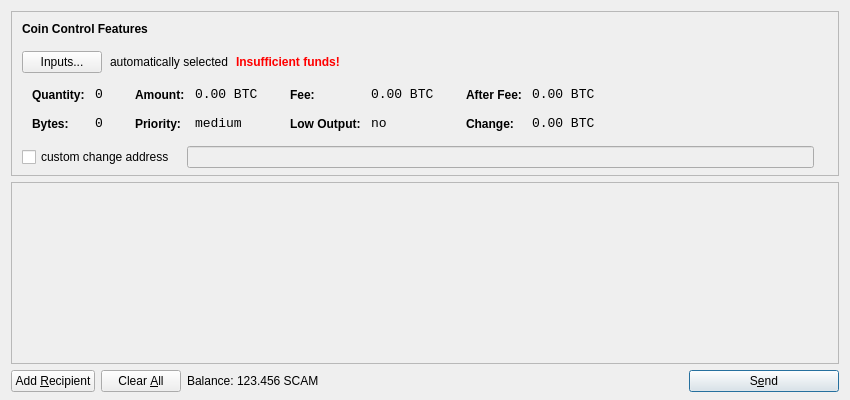
<?xml version="1.0" encoding="UTF-8"?>
<ui version="4.0">
 <class>SendCoinsDialog</class>
 <widget class="QDialog" name="SendCoinsDialog">
  <property name="geometry">
   <rect>
    <x>0</x>
    <y>0</y>
    <width>850</width>
    <height>400</height>
   </rect>
  </property>
  <property name="windowTitle">
   <string>Send Coins</string>
  </property>
  <layout class="QVBoxLayout" name="verticalLayout" stretch="0,1,0">
   <property name="bottomMargin">
    <number>8</number>
   </property>
   <item>
    <widget class="QFrame" name="frameCoinControl">
     <property name="sizePolicy">
      <sizepolicy hsizetype="Expanding" vsizetype="Expanding">
       <horstretch>0</horstretch>
       <verstretch>0</verstretch>
      </sizepolicy>
     </property>
     <property name="maximumSize">
      <size>
       <width>16777215</width>
       <height>16777215</height>
      </size>
     </property>
     <property name="frameShape">
      <enum>QFrame::StyledPanel</enum>
     </property>
     <property name="frameShadow">
      <enum>QFrame::Sunken</enum>
     </property>
     <layout class="QVBoxLayout" name="verticalLayoutCoinControl2">
      <property name="spacing">
       <number>-1</number>
      </property>
      <property name="leftMargin">
       <number>0</number>
      </property>
      <property name="topMargin">
       <number>0</number>
      </property>
      <property name="rightMargin">
       <number>0</number>
      </property>
      <property name="bottomMargin">
       <number>6</number>
      </property>
      <item>
       <layout class="QVBoxLayout" name="verticalLayoutCoinControl" stretch="0,0,0,0,1">
        <property name="spacing">
         <number>0</number>
        </property>
        <property name="leftMargin">
         <number>10</number>
        </property>
        <property name="topMargin">
         <number>10</number>
        </property>
        <item>
         <layout class="QHBoxLayout" name="horizontalLayoutCoinControl1">
          <property name="bottomMargin">
           <number>15</number>
          </property>
          <item>
           <widget class="QLabel" name="labelCoinControlFeatures">
            <property name="sizePolicy">
             <sizepolicy hsizetype="Preferred" vsizetype="Maximum">
              <horstretch>0</horstretch>
              <verstretch>0</verstretch>
             </sizepolicy>
            </property>
            <property name="font">
             <font>
              <weight>75</weight>
              <bold>true</bold>
             </font>
            </property>
            <property name="styleSheet">
             <string notr="true">font-weight:bold;</string>
            </property>
            <property name="text">
             <string>Coin Control Features</string>
            </property>
           </widget>
          </item>
         </layout>
        </item>
        <item>
         <layout class="QHBoxLayout" name="horizontalLayoutCoinControl2" stretch="0,0,0,0">
          <property name="spacing">
           <number>8</number>
          </property>
          <property name="bottomMargin">
           <number>10</number>
          </property>
          <item>
           <widget class="QPushButton" name="pushButtonCoinControl">
            <property name="styleSheet">
             <string notr="true"/>
            </property>
            <property name="text">
             <string>Inputs...</string>
            </property>
           </widget>
          </item>
          <item>
           <widget class="QLabel" name="labelCoinControlAutomaticallySelected">
            <property name="text">
             <string>automatically selected</string>
            </property>
            <property name="margin">
             <number>5</number>
            </property>
           </widget>
          </item>
          <item>
           <widget class="QLabel" name="labelCoinControlInsuffFunds">
            <property name="font">
             <font>
              <weight>75</weight>
              <bold>true</bold>
             </font>
            </property>
            <property name="styleSheet">
             <string notr="true">color:red;font-weight:bold;</string>
            </property>
            <property name="text">
             <string>Insufficient funds!</string>
            </property>
            <property name="margin">
             <number>5</number>
            </property>
           </widget>
          </item>
          <item>
           <spacer name="horizontalSpacerCoinControl">
            <property name="orientation">
             <enum>Qt::Horizontal</enum>
            </property>
            <property name="sizeHint" stdset="0">
             <size>
              <width>40</width>
              <height>1</height>
             </size>
            </property>
           </spacer>
          </item>
         </layout>
        </item>
        <item>
         <widget class="QWidget" name="widgetCoinControl" native="true">
          <property name="sizePolicy">
           <sizepolicy hsizetype="Preferred" vsizetype="Preferred">
            <horstretch>0</horstretch>
            <verstretch>0</verstretch>
           </sizepolicy>
          </property>
          <property name="minimumSize">
           <size>
            <width>0</width>
            <height>0</height>
           </size>
          </property>
          <property name="styleSheet">
           <string notr="true"/>
          </property>
          <layout class="QHBoxLayout" name="horizontalLayoutCoinControl5">
           <property name="margin">
            <number>0</number>
           </property>
           <item>
            <layout class="QHBoxLayout" name="horizontalLayoutCoinControl3" stretch="0,0,0,1">
             <property name="spacing">
              <number>20</number>
             </property>
             <property name="topMargin">
              <number>0</number>
             </property>
             <property name="bottomMargin">
              <number>10</number>
             </property>
             <item>
              <layout class="QFormLayout" name="formLayoutCoinControl1">
               <property name="horizontalSpacing">
                <number>10</number>
               </property>
               <property name="verticalSpacing">
                <number>14</number>
               </property>
               <property name="leftMargin">
                <number>10</number>
               </property>
               <property name="topMargin">
                <number>4</number>
               </property>
               <property name="rightMargin">
                <number>6</number>
               </property>
               <item row="0" column="0">
                <widget class="QLabel" name="labelCoinControlQuantityText">
                 <property name="styleSheet">
                  <string notr="true">font-weight:bold;</string>
                 </property>
                 <property name="text">
                  <string>Quantity:</string>
                 </property>
                 <property name="margin">
                  <number>0</number>
                 </property>
                </widget>
               </item>
               <item row="0" column="1">
                <widget class="QLabel" name="labelCoinControlQuantity">
                 <property name="font">
                  <font>
                   <family>Monospace</family>
                   <pointsize>10</pointsize>
                  </font>
                 </property>
                 <property name="cursor">
                  <cursorShape>IBeamCursor</cursorShape>
                 </property>
                 <property name="contextMenuPolicy">
                  <enum>Qt::ActionsContextMenu</enum>
                 </property>
                 <property name="text">
                  <string notr="true">0</string>
                 </property>
                 <property name="margin">
                  <number>0</number>
                 </property>
                 <property name="textInteractionFlags">
                  <set>Qt::LinksAccessibleByMouse|Qt::TextSelectableByKeyboard|Qt::TextSelectableByMouse</set>
                 </property>
                </widget>
               </item>
               <item row="1" column="0">
                <widget class="QLabel" name="labelCoinControlBytesText">
                 <property name="styleSheet">
                  <string notr="true">font-weight:bold;</string>
                 </property>
                 <property name="text">
                  <string>Bytes:</string>
                 </property>
                </widget>
               </item>
               <item row="1" column="1">
                <widget class="QLabel" name="labelCoinControlBytes">
                 <property name="font">
                  <font>
                   <family>Monospace</family>
                   <pointsize>10</pointsize>
                  </font>
                 </property>
                 <property name="cursor">
                  <cursorShape>IBeamCursor</cursorShape>
                 </property>
                 <property name="contextMenuPolicy">
                  <enum>Qt::ActionsContextMenu</enum>
                 </property>
                 <property name="text">
                  <string notr="true">0</string>
                 </property>
                 <property name="textInteractionFlags">
                  <set>Qt::LinksAccessibleByMouse|Qt::TextSelectableByKeyboard|Qt::TextSelectableByMouse</set>
                 </property>
                </widget>
               </item>
              </layout>
             </item>
             <item>
              <layout class="QFormLayout" name="formLayoutCoinControl2">
               <property name="horizontalSpacing">
                <number>10</number>
               </property>
               <property name="verticalSpacing">
                <number>14</number>
               </property>
               <property name="leftMargin">
                <number>6</number>
               </property>
               <property name="topMargin">
                <number>4</number>
               </property>
               <property name="rightMargin">
                <number>6</number>
               </property>
               <item row="0" column="0">
                <widget class="QLabel" name="labelCoinControlAmountText">
                 <property name="styleSheet">
                  <string notr="true">font-weight:bold;</string>
                 </property>
                 <property name="text">
                  <string>Amount:</string>
                 </property>
                 <property name="margin">
                  <number>0</number>
                 </property>
                </widget>
               </item>
               <item row="0" column="1">
                <widget class="QLabel" name="labelCoinControlAmount">
                 <property name="font">
                  <font>
                   <family>Monospace</family>
                   <pointsize>10</pointsize>
                  </font>
                 </property>
                 <property name="cursor">
                  <cursorShape>IBeamCursor</cursorShape>
                 </property>
                 <property name="contextMenuPolicy">
                  <enum>Qt::ActionsContextMenu</enum>
                 </property>
                 <property name="text">
                  <string notr="true">0.00 BTC</string>
                 </property>
                 <property name="textInteractionFlags">
                  <set>Qt::LinksAccessibleByMouse|Qt::TextSelectableByKeyboard|Qt::TextSelectableByMouse</set>
                 </property>
                </widget>
               </item>
               <item row="1" column="0">
                <widget class="QLabel" name="labelCoinControlPriorityText">
                 <property name="styleSheet">
                  <string notr="true">font-weight:bold;</string>
                 </property>
                 <property name="text">
                  <string>Priority:</string>
                 </property>
                </widget>
               </item>
               <item row="1" column="1">
                <widget class="QLabel" name="labelCoinControlPriority">
                 <property name="font">
                  <font>
                   <family>Monospace</family>
                   <pointsize>10</pointsize>
                  </font>
                 </property>
                 <property name="cursor">
                  <cursorShape>IBeamCursor</cursorShape>
                 </property>
                 <property name="contextMenuPolicy">
                  <enum>Qt::ActionsContextMenu</enum>
                 </property>
                 <property name="text">
                  <string>medium</string>
                 </property>
                 <property name="textInteractionFlags">
                  <set>Qt::LinksAccessibleByMouse|Qt::TextSelectableByKeyboard|Qt::TextSelectableByMouse</set>
                 </property>
                </widget>
               </item>
              </layout>
             </item>
             <item>
              <layout class="QFormLayout" name="formLayoutCoinControl3">
               <property name="horizontalSpacing">
                <number>10</number>
               </property>
               <property name="verticalSpacing">
                <number>14</number>
               </property>
               <property name="leftMargin">
                <number>6</number>
               </property>
               <property name="topMargin">
                <number>4</number>
               </property>
               <property name="rightMargin">
                <number>6</number>
               </property>
               <item row="0" column="0">
                <widget class="QLabel" name="labelCoinControlFeeText">
                 <property name="styleSheet">
                  <string notr="true">font-weight:bold;</string>
                 </property>
                 <property name="text">
                  <string>Fee:</string>
                 </property>
                 <property name="margin">
                  <number>0</number>
                 </property>
                </widget>
               </item>
               <item row="0" column="1">
                <widget class="QLabel" name="labelCoinControlFee">
                 <property name="font">
                  <font>
                   <family>Monospace</family>
                   <pointsize>10</pointsize>
                  </font>
                 </property>
                 <property name="cursor">
                  <cursorShape>IBeamCursor</cursorShape>
                 </property>
                 <property name="contextMenuPolicy">
                  <enum>Qt::ActionsContextMenu</enum>
                 </property>
                 <property name="text">
                  <string notr="true">0.00 BTC</string>
                 </property>
                 <property name="textInteractionFlags">
                  <set>Qt::LinksAccessibleByMouse|Qt::TextSelectableByKeyboard|Qt::TextSelectableByMouse</set>
                 </property>
                </widget>
               </item>
               <item row="1" column="0">
                <widget class="QLabel" name="labelCoinControlLowOutputText">
                 <property name="styleSheet">
                  <string notr="true">font-weight:bold;</string>
                 </property>
                 <property name="text">
                  <string>Low Output:</string>
                 </property>
                </widget>
               </item>
               <item row="1" column="1">
                <widget class="QLabel" name="labelCoinControlLowOutput">
                 <property name="font">
                  <font>
                   <family>Monospace</family>
                   <pointsize>10</pointsize>
                  </font>
                 </property>
                 <property name="cursor">
                  <cursorShape>IBeamCursor</cursorShape>
                 </property>
                 <property name="contextMenuPolicy">
                  <enum>Qt::ActionsContextMenu</enum>
                 </property>
                 <property name="text">
                  <string>no</string>
                 </property>
                 <property name="textInteractionFlags">
                  <set>Qt::LinksAccessibleByMouse|Qt::TextSelectableByKeyboard|Qt::TextSelectableByMouse</set>
                 </property>
                </widget>
               </item>
              </layout>
             </item>
             <item>
              <layout class="QFormLayout" name="formLayoutCoinControl4">
               <property name="horizontalSpacing">
                <number>10</number>
               </property>
               <property name="verticalSpacing">
                <number>14</number>
               </property>
               <property name="leftMargin">
                <number>6</number>
               </property>
               <property name="topMargin">
                <number>4</number>
               </property>
               <property name="rightMargin">
                <number>6</number>
               </property>
               <item row="0" column="0">
                <widget class="QLabel" name="labelCoinControlAfterFeeText">
                 <property name="styleSheet">
                  <string notr="true">font-weight:bold;</string>
                 </property>
                 <property name="text">
                  <string>After Fee:</string>
                 </property>
                 <property name="margin">
                  <number>0</number>
                 </property>
                </widget>
               </item>
               <item row="0" column="1">
                <widget class="QLabel" name="labelCoinControlAfterFee">
                 <property name="font">
                  <font>
                   <family>Monospace</family>
                   <pointsize>10</pointsize>
                  </font>
                 </property>
                 <property name="cursor">
                  <cursorShape>IBeamCursor</cursorShape>
                 </property>
                 <property name="contextMenuPolicy">
                  <enum>Qt::ActionsContextMenu</enum>
                 </property>
                 <property name="text">
                  <string notr="true">0.00 BTC</string>
                 </property>
                 <property name="textInteractionFlags">
                  <set>Qt::LinksAccessibleByMouse|Qt::TextSelectableByKeyboard|Qt::TextSelectableByMouse</set>
                 </property>
                </widget>
               </item>
               <item row="1" column="0">
                <widget class="QLabel" name="labelCoinControlChangeText">
                 <property name="styleSheet">
                  <string notr="true">font-weight:bold;</string>
                 </property>
                 <property name="text">
                  <string>Change:</string>
                 </property>
                </widget>
               </item>
               <item row="1" column="1">
                <widget class="QLabel" name="labelCoinControlChange">
                 <property name="font">
                  <font>
                   <family>Monospace</family>
                   <pointsize>10</pointsize>
                  </font>
                 </property>
                 <property name="cursor">
                  <cursorShape>IBeamCursor</cursorShape>
                 </property>
                 <property name="contextMenuPolicy">
                  <enum>Qt::ActionsContextMenu</enum>
                 </property>
                 <property name="text">
                  <string notr="true">0.00 BTC</string>
                 </property>
                 <property name="textInteractionFlags">
                  <set>Qt::LinksAccessibleByMouse|Qt::TextSelectableByKeyboard|Qt::TextSelectableByMouse</set>
                 </property>
                </widget>
               </item>
              </layout>
             </item>
            </layout>
           </item>
          </layout>
         </widget>
        </item>
        <item>
         <layout class="QHBoxLayout" name="horizontalLayoutCoinControl4" stretch="0,0,0">
          <property name="spacing">
           <number>12</number>
          </property>
          <property name="sizeConstraint">
           <enum>QLayout::SetDefaultConstraint</enum>
          </property>
          <property name="topMargin">
           <number>5</number>
          </property>
          <property name="rightMargin">
           <number>5</number>
          </property>
          <item>
           <widget class="QCheckBox" name="checkBoxCoinControlChange">
            <property name="text">
             <string>custom change address</string>
            </property>
           </widget>
          </item>
          <item>
           <widget class="QLineEdit" name="lineEditCoinControlChange">
            <property name="enabled">
             <bool>false</bool>
            </property>
            <property name="sizePolicy">
             <sizepolicy hsizetype="Expanding" vsizetype="Fixed">
              <horstretch>0</horstretch>
              <verstretch>0</verstretch>
             </sizepolicy>
            </property>
           </widget>
          </item>
          <item>
           <widget class="QLabel" name="labelCoinControlChangeLabel">
            <property name="sizePolicy">
             <sizepolicy hsizetype="Preferred" vsizetype="Expanding">
              <horstretch>0</horstretch>
              <verstretch>0</verstretch>
             </sizepolicy>
            </property>
            <property name="minimumSize">
             <size>
              <width>0</width>
              <height>0</height>
             </size>
            </property>
            <property name="text">
             <string/>
            </property>
            <property name="margin">
             <number>3</number>
            </property>
           </widget>
          </item>
         </layout>
        </item>
        <item>
         <spacer name="verticalSpacerCoinControl">
          <property name="orientation">
           <enum>Qt::Vertical</enum>
          </property>
          <property name="sizeHint" stdset="0">
           <size>
            <width>800</width>
            <height>1</height>
           </size>
          </property>
         </spacer>
        </item>
       </layout>
      </item>
     </layout>
    </widget>
   </item>
   <item>
    <widget class="QScrollArea" name="scrollArea">
     <property name="widgetResizable">
      <bool>true</bool>
     </property>
     <widget class="QWidget" name="scrollAreaWidgetContents">
      <property name="geometry">
       <rect>
        <x>0</x>
        <y>0</y>
        <width>830</width>
        <height>165</height>
       </rect>
      </property>
      <layout class="QVBoxLayout" name="verticalLayout_2">
       <property name="margin">
        <number>0</number>
       </property>
       <item>
        <layout class="QVBoxLayout" name="entries">
         <property name="spacing">
          <number>6</number>
         </property>
        </layout>
       </item>
       <item>
        <spacer name="verticalSpacer">
         <property name="orientation">
          <enum>Qt::Vertical</enum>
         </property>
         <property name="sizeHint" stdset="0">
          <size>
           <width>20</width>
           <height>40</height>
          </size>
         </property>
        </spacer>
       </item>
      </layout>
     </widget>
    </widget>
   </item>
   <item>
    <layout class="QHBoxLayout" name="horizontalLayout">
     <item>
      <widget class="QPushButton" name="addButton">
       <property name="toolTip">
        <string>Send to multiple recipients at once</string>
       </property>
       <property name="text">
        <string>Add &amp;Recipient</string>
       </property>
       <property name="icon">
        <iconset resource="../bitcoin.qrc">
         <normaloff>:/icons/add</normaloff>:/icons/add</iconset>
       </property>
       <property name="autoDefault">
        <bool>false</bool>
       </property>
      </widget>
     </item>
     <item>
      <widget class="QPushButton" name="clearButton">
       <property name="sizePolicy">
        <sizepolicy hsizetype="Minimum" vsizetype="Fixed">
         <horstretch>0</horstretch>
         <verstretch>0</verstretch>
        </sizepolicy>
       </property>
       <property name="toolTip">
        <string>Remove all transaction fields</string>
       </property>
       <property name="text">
        <string>Clear &amp;All</string>
       </property>
       <property name="icon">
        <iconset resource="../bitcoin.qrc">
         <normaloff>:/icons/remove</normaloff>:/icons/remove</iconset>
       </property>
       <property name="autoRepeatDelay">
        <number>300</number>
       </property>
       <property name="autoDefault">
        <bool>false</bool>
       </property>
      </widget>
     </item>
     <item>
      <layout class="QHBoxLayout" name="horizontalLayout_2">
       <property name="spacing">
        <number>3</number>
       </property>
       <item>
        <widget class="QLabel" name="label">
         <property name="text">
          <string>Balance:</string>
         </property>
        </widget>
       </item>
       <item>
        <widget class="QLabel" name="labelBalance">
         <property name="cursor">
          <cursorShape>IBeamCursor</cursorShape>
         </property>
         <property name="text">
          <string>123.456 SCAM</string>
         </property>
         <property name="textInteractionFlags">
          <set>Qt::LinksAccessibleByMouse|Qt::TextSelectableByKeyboard|Qt::TextSelectableByMouse</set>
         </property>
        </widget>
       </item>
      </layout>
     </item>
     <item>
      <spacer name="horizontalSpacer">
       <property name="orientation">
        <enum>Qt::Horizontal</enum>
       </property>
       <property name="sizeHint" stdset="0">
        <size>
         <width>40</width>
         <height>20</height>
        </size>
       </property>
      </spacer>
     </item>
     <item>
      <widget class="QPushButton" name="sendButton">
       <property name="minimumSize">
        <size>
         <width>150</width>
         <height>0</height>
        </size>
       </property>
       <property name="toolTip">
        <string>Confirm the send action</string>
       </property>
       <property name="text">
        <string>S&amp;end</string>
       </property>
       <property name="icon">
        <iconset resource="../bitcoin.qrc">
         <normaloff>:/icons/send</normaloff>:/icons/send</iconset>
       </property>
       <property name="default">
        <bool>true</bool>
       </property>
      </widget>
     </item>
    </layout>
   </item>
  </layout>
 </widget>
 <resources>
  <include location="../bitcoin.qrc"/>
 </resources>
 <connections/>
</ui>
